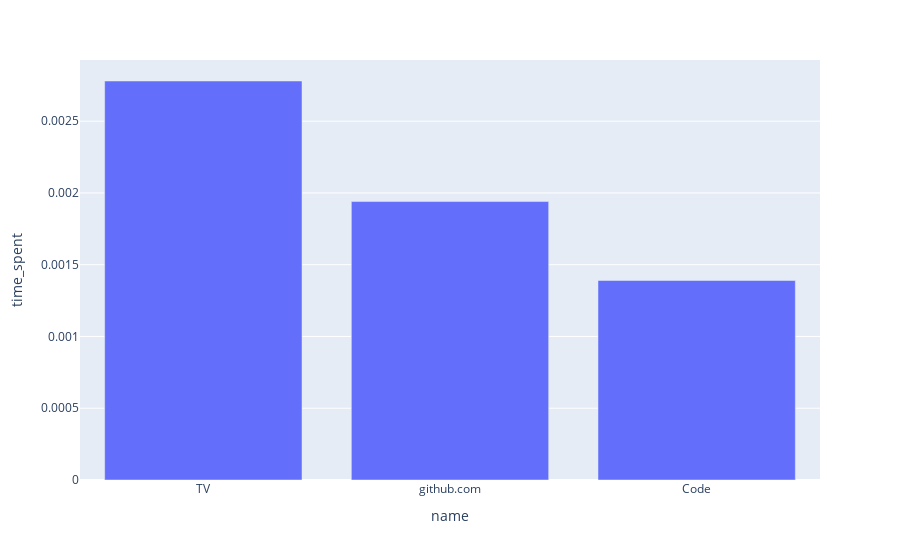

Notebook code for this chart:
### Code cell
df_sorted = df.sort_values('time_spent',ascending=False)
fig = px.bar(df_sorted.head(3), x='name', y='time_spent')
fig.show()

### Figure 1 — Plotly figure (JSON) as saved in the notebook; plotly's stock layout.template omitted (floating-point values rounded to 4 significant figures)
{"data": [{"alignmentgroup": "True", "hovertemplate": "name=%{x}<br>time_spent=%{y}<extra></extra>", "legendgroup": "", "marker": {"color": "#636efa", "pattern": {"shape": ""}}, "name": "", "offsetgroup": "", "orientation": "v", "showlegend": false, "textposition": "auto", "type": "bar", "x": ["TV", "github.com", "Code"], "xaxis": "x", "y": [0.00278, 0.00194, 0.00139], "yaxis": "y"}], "layout": {"barmode": "relative", "legend": {"tracegroupgap": 0}, "margin": {"t": 60}, "xaxis": {"anchor": "y", "domain": [0, 1], "title": {"text": "name"}}, "yaxis": {"anchor": "x", "domain": [0, 1], "title": {"text": "time_spent"}}}}
